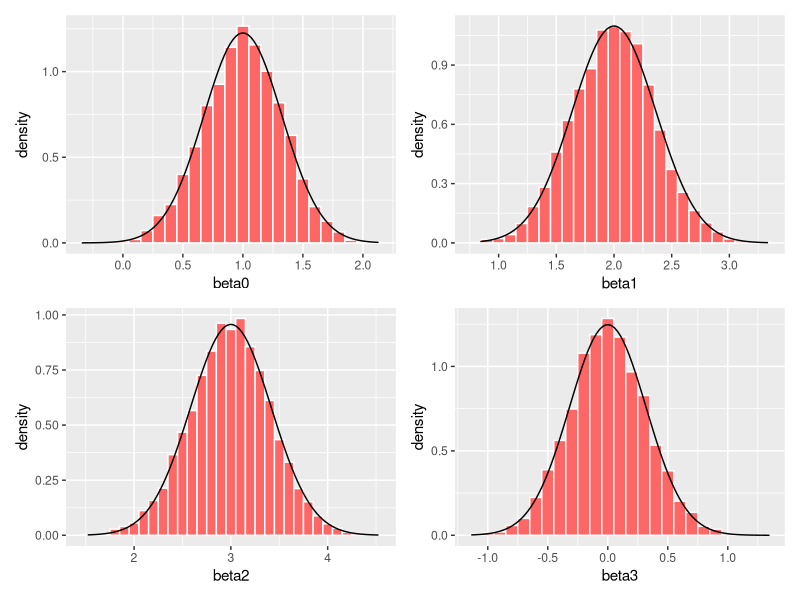
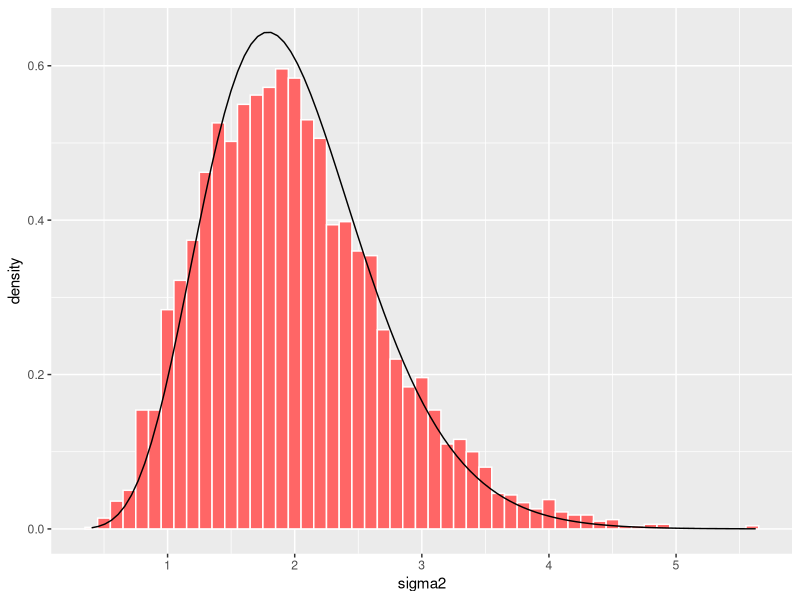

Reproduce these figures in R, in order.
## ---- chunk 1
knitr::opts_chunk$set(echo = TRUE)
## ---- chunk 2

library(ggplot2)
library(patchwork)
simdata <- read.csv("HW4sim.csv")
varE <- 2
beta0 <- length(5000)
beta1 <- length(5000)
beta2 <- length(5000)
beta3 <- length(5000)
sigma2 <- length(5000)
diff <- length(5000)

for (i in 1:5000){
  
  y <- 1 + 2*simdata$X1 + 3*simdata$X2 + cbind(rnorm(20, 0, sqrt(varE)))
  simdata$Y <- y
  simfit <- lm(Y ~ X1 + X2 + X3 , data = simdata)
  
  beta0[i] <- simfit$coefficients[1]
  beta1[i] <- simfit$coefficients[2]
  beta2[i] <- simfit$coefficients[3]
  beta3[i] <- simfit$coefficients[4]
  sigma2[i] <- summary(simfit)$sigma^2
  diff[i] <- (beta1[i] - 2)/(summary(simfit)$coefficients[2,2])
}

matx <- model.matrix(simfit)
var_beta <- varE*solve(t(matx)%*%matx)
betaframe <- data.frame(beta0,beta1,beta2,beta3,sigma2,diff)

p0 <- ggplot(data = betaframe, aes(x=beta0)) + geom_histogram(aes(y = ..density..), color= "white", fill="#FF6666",binwidth = 0.1) + 
stat_function(fun=dnorm, args = list(mean= 1, sd = sqrt(var_beta[1,1])), color = "black")  

p1 <- ggplot(data = betaframe, aes(x=beta1)) + geom_histogram(aes(y = ..density..), color= "white", fill="#FF6666",binwidth = 0.1) + 
stat_function(fun=dnorm, args = list(mean= 2, sd = sqrt(var_beta[2,2])), color = "black")  

p2 <- ggplot(data = betaframe, aes(x=beta2)) + geom_histogram(aes(y = ..density..), color= "white", fill="#FF6666",binwidth = 0.1) + 
stat_function(fun=dnorm, args = list(mean= 3, sd = sqrt(var_beta[3,3])), color = "black")  

p3 <- ggplot(data = betaframe, aes(x=beta3)) + geom_histogram(aes(y = ..density..), color= "white", fill="#FF6666",binwidth = 0.1) + 
stat_function(fun=dnorm, args = list(mean= 0, sd = sqrt(var_beta[4,4])), color = "black")  

p0 + p1 + p2 + p3


s1  <- ggplot(data = betaframe, aes(x=sigma2)) + geom_histogram(aes(y = ..density..), color= "white", fill="#FF6666",binwidth = 0.1) + 
stat_function(fun=dgamma, args = list(shape= 9.5, rate =1/(2*2/19)), color = "black")  
s1
